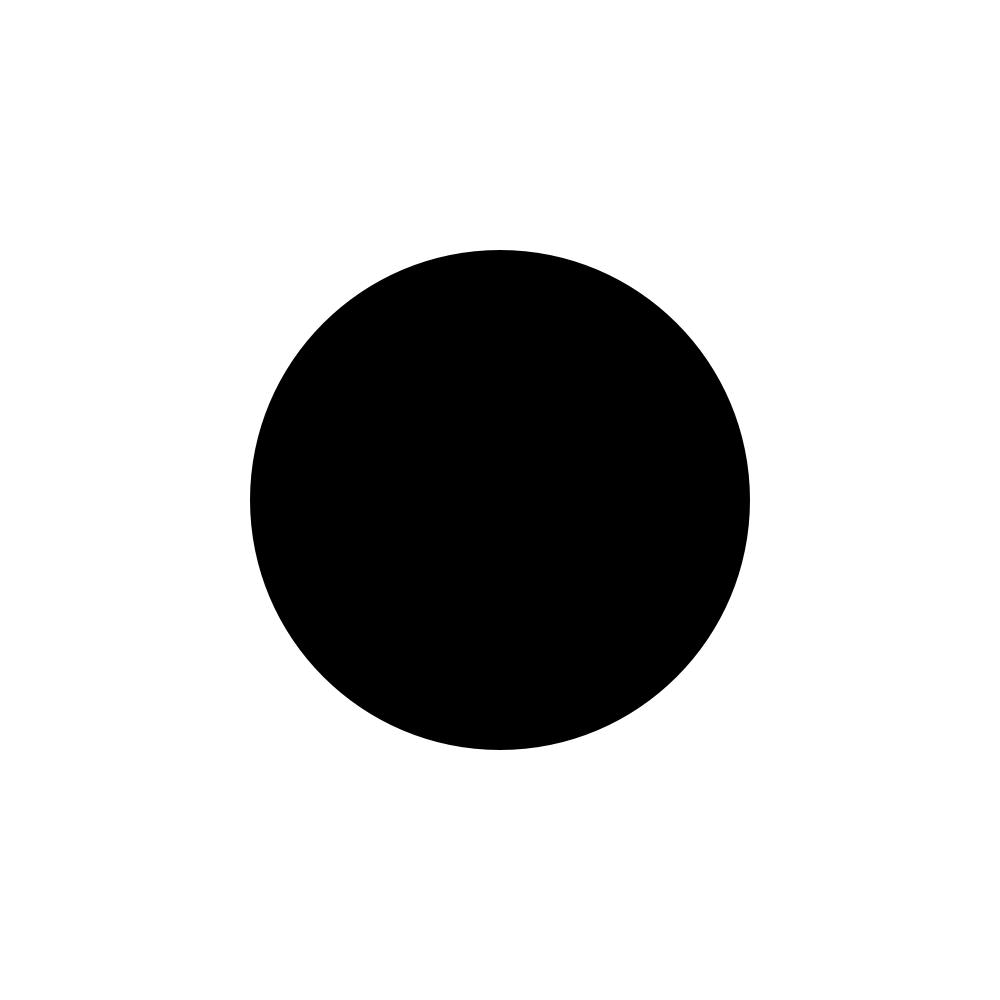
Frame 1 (no input)
Frame 60 (the mouse pressed at the canvas centre just before this capture): identical to frame 1, image omitted
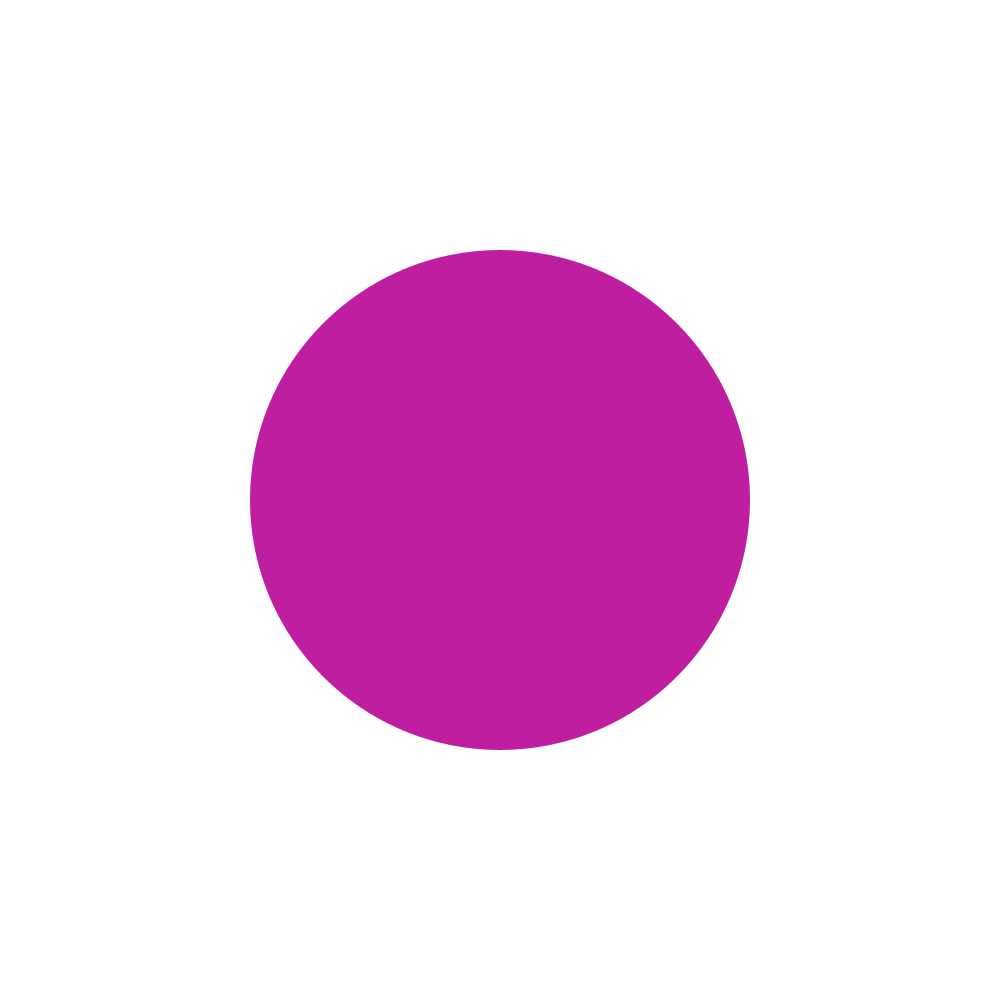
Frame 120 (the mouse held since frame 60 and released just before this capture)

The Processing sketch that drew these frames (run headless with seeded random() and noise(); from frame 60 on, the mouse is pressed at the canvas centre):

// Processing sketch: sketcha
// ── sketcha.pde

int circle_x;
int circle_y; 
int circle_diameter = 200; 
boolean overCircle = false; 

void setup() {
  size(1000, 1000);
  noStroke();
  circle_x = width/2; 
  circle_y = height/2; 
};


void draw() {
  background(#ffffff);  
  if ( dist(circle_x, circle_y, mouseX, mouseY) < 500/2 ) {
  
    fill(random(0,255),random(255),random(255)); //change the fill
    overCircle = true; 
  } else {
    overCircle=false;
    fill(0); 
  };
  ellipse(circle_x, circle_y, 500, 500); 
};
